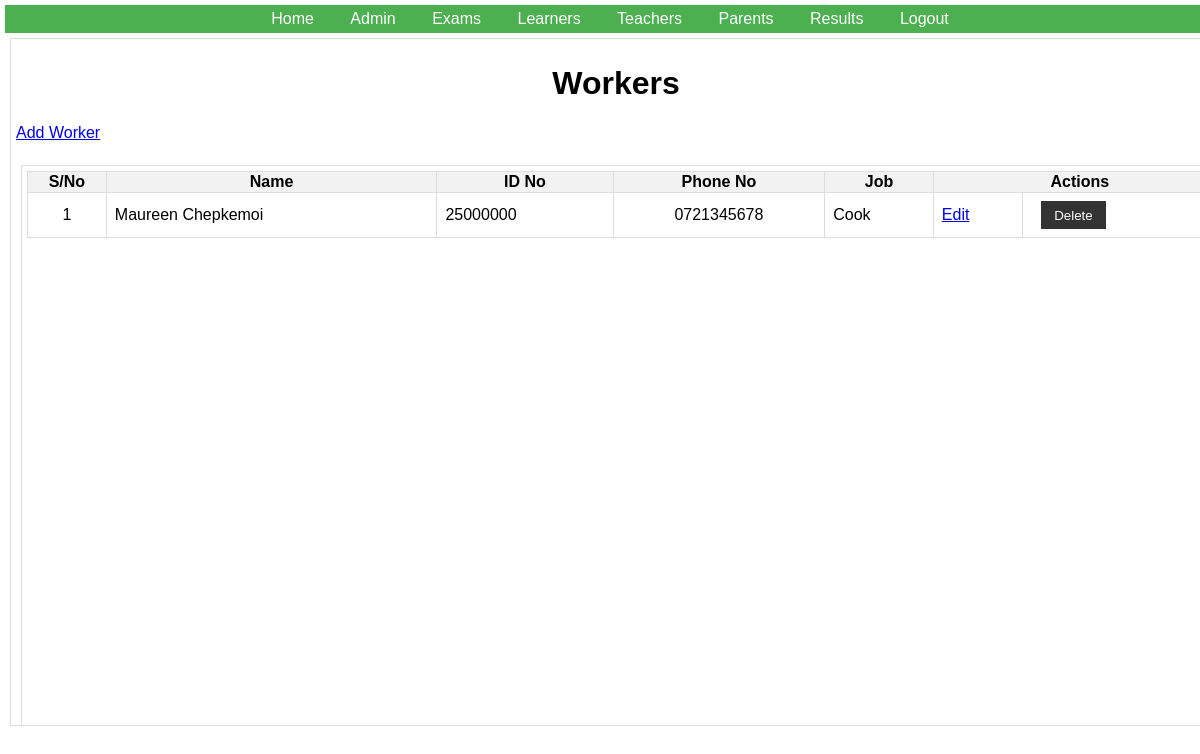
The page /workers on the database its author committed.
### models.py (models this page shows)
class BaseModel(Model):
    class Meta:
        database = db

class Worker(BaseModel):
    name = CharField()
    id_no = IntegerField()
    phone = CharField()
    job = CharField()

### app.py (the view)
@app.route("/workers", methods=["GET", "POST"])
def workers():
    workers = Worker.select()
    app.logger.info("Workers page accessed")
    return render_template("workers.html", workers=workers)

### app.py (called while the page is built)
@app.before_request
def before_request():
    g.db = db
    if g.db.is_closed():
        g.db.connect()

### templates/workers.html (shortened to what this page needs)
<!DOCTYPE html>
<html lang="en">
<head>
    <link rel="stylesheet" type="text/css" href="{{ url_for('static', filename='styles.css') }}">
</head>
<body>
    <nav>
            <a href="{{ url_for('index') }}">Home</a>
	    <a href="{{ url_for('admin_dashboard') }}">Admin</a>
            <a href="{{ url_for('exams') }}">Exams</a>
            <a href="{{ url_for('students') }}">Learners</a>
            <a href="{{ url_for('teachers') }}">Teachers</a>
            <a href="{{ url_for('parents') }}">Parents</a>
            <a href="{{ url_for('results') }}">Results</a>
            <a href="{{ url_for('logout_teacher') }}">Logout</a>
    </nav>
    <div id="c">
    <h1>Workers</h1>
<a href="{{ url_for('add_worker') }}">Add Worker</a>
<br><br>
<div id="d">
    <table class="workers">
        <thead>
            <tr>
		<th>S/No</th>
                <th>Name</th>
                <th>ID No</th>
                <th>Phone No</th>
                <th>Job</th>
                <th colspan="2">Actions</th>
            </tr>
        </thead>
        <tbody>
            {% for worker in workers %}
                <tr>
		    <td>{{ loop.index }}</td>
                    <td>{{ worker.name }}</td>
                    <td>{{ worker.id_no }}</td>
                    <td>{{ worker.phone }}</td>
                    <td>{{ worker.job }}</td>
                    <td>
                        <a href="{{ url_for('edit_worker', worker_id=worker.id) }}">Edit</a>
		    </td>
		    <td>
                        <form action="{{ url_for('delete_worker', worker_id=worker.id) }}" method="post" style="display:inline;" onsubmit="return confirm('Are you sure you want to delete this worker?');">
                            <button type="submit">Delete</button>
                        </form>
                    </td>
                </tr>
            {% endfor %}
        </tbody>
    </table>
</div>
</div>
</body>
</html>

### static/styles.css (style rules this page uses)
body { font-family: Arial, sans-serif; margin: 0; padding: 5px; }
nav { width: 100vw; overflow: auto; background-color: #4CAF50; color: #fff; padding: 5px; white-space: nowrap; text-align: center; }
nav a { color: #fff; text-decoration: none; margin: 0 1em; }
form { width: 100vw; margin: 10px; }
button { padding: 0.5em 1em; background-color: #333; color: #fff; border: none; cursor: pointer; }
table { width: 100%; border-collapse: collapse; margin-bottom: 0.5em; }
table, th, td { border: 1px solid #ddd; }
td { padding: 0.5em; text-align: left; }
th { background-color: #f2f2f2; }
h1, p, #c td:nth-child(1), #c td:nth-child(4), #cd td:nth-child(1), #cd td:nth-child(3) { text-align: center; }
div { width: 100vw; height: 50vh; margin: 5px; padding: 5px; border: 1px solid #ddd; white-space: nowrap; overflow: auto; }

### rows shown on the page
Worker: name "Maureen Chepkemoi", id_no "25000000", phone "0721345678", job "Cook"
